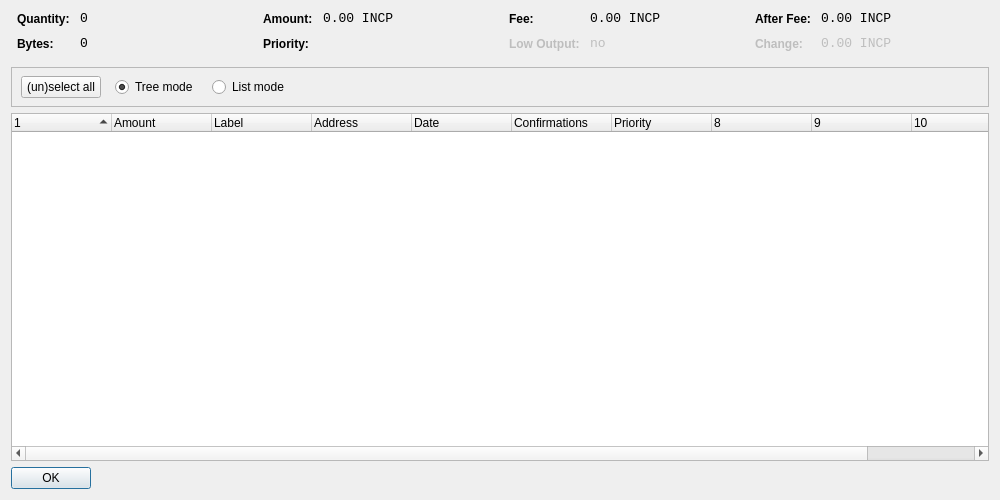
<?xml version="1.0" encoding="UTF-8"?>
<ui version="4.0">
 <class>CoinControlDialog</class>
 <widget class="QDialog" name="CoinControlDialog">
  <property name="geometry">
   <rect>
    <x>0</x>
    <y>0</y>
    <width>1000</width>
    <height>500</height>
   </rect>
  </property>
  <property name="windowTitle">
   <string>Coin Control</string>
  </property>
  <layout class="QVBoxLayout" name="verticalLayout">
   <item>
    <layout class="QHBoxLayout" name="horizontalLayoutTop" stretch="0,0,0,0">
     <property name="topMargin">
      <number>0</number>
     </property>
     <property name="bottomMargin">
      <number>10</number>
     </property>
     <item>
      <layout class="QFormLayout" name="formLayoutCoinControl1">
       <property name="horizontalSpacing">
        <number>10</number>
       </property>
       <property name="verticalSpacing">
        <number>10</number>
       </property>
       <property name="leftMargin">
        <number>6</number>
       </property>
       <property name="rightMargin">
        <number>6</number>
       </property>
       <item row="0" column="0">
        <widget class="QLabel" name="labelCoinControlQuantityText">
         <property name="styleSheet">
          <string notr="true">font-weight:bold;</string>
         </property>
         <property name="text">
          <string>Quantity:</string>
         </property>
        </widget>
       </item>
       <item row="0" column="1">
        <widget class="QLabel" name="labelCoinControlQuantity">
         <property name="font">
          <font>
           <family>Monospace</family>
           <pointsize>10</pointsize>
          </font>
         </property>
         <property name="cursor">
          <cursorShape>IBeamCursor</cursorShape>
         </property>
         <property name="contextMenuPolicy">
          <enum>Qt::ActionsContextMenu</enum>
         </property>
         <property name="text">
          <string notr="true">0</string>
         </property>
         <property name="textInteractionFlags">
          <set>Qt::LinksAccessibleByMouse|Qt::TextSelectableByKeyboard|Qt::TextSelectableByMouse</set>
         </property>
        </widget>
       </item>
       <item row="1" column="0">
        <widget class="QLabel" name="labelCoinControlBytesText">
         <property name="styleSheet">
          <string notr="true">font-weight:bold;</string>
         </property>
         <property name="text">
          <string>Bytes:</string>
         </property>
        </widget>
       </item>
       <item row="1" column="1">
        <widget class="QLabel" name="labelCoinControlBytes">
         <property name="font">
          <font>
           <family>Monospace</family>
           <pointsize>10</pointsize>
          </font>
         </property>
         <property name="cursor">
          <cursorShape>IBeamCursor</cursorShape>
         </property>
         <property name="contextMenuPolicy">
          <enum>Qt::ActionsContextMenu</enum>
         </property>
         <property name="text">
          <string notr="true">0</string>
         </property>
         <property name="textInteractionFlags">
          <set>Qt::LinksAccessibleByMouse|Qt::TextSelectableByKeyboard|Qt::TextSelectableByMouse</set>
         </property>
        </widget>
       </item>
      </layout>
     </item>
     <item>
      <layout class="QFormLayout" name="formLayoutCoinControl2">
       <property name="horizontalSpacing">
        <number>10</number>
       </property>
       <property name="verticalSpacing">
        <number>10</number>
       </property>
       <property name="leftMargin">
        <number>6</number>
       </property>
       <property name="rightMargin">
        <number>6</number>
       </property>
       <item row="0" column="0">
        <widget class="QLabel" name="labelCoinControlAmountText">
         <property name="styleSheet">
          <string notr="true">font-weight:bold;</string>
         </property>
         <property name="text">
          <string>Amount:</string>
         </property>
        </widget>
       </item>
       <item row="0" column="1">
        <widget class="QLabel" name="labelCoinControlAmount">
         <property name="font">
          <font>
           <family>Monospace</family>
           <pointsize>10</pointsize>
          </font>
         </property>
         <property name="cursor">
          <cursorShape>IBeamCursor</cursorShape>
         </property>
         <property name="contextMenuPolicy">
          <enum>Qt::ActionsContextMenu</enum>
         </property>
         <property name="text">
          <string notr="true">0.00 INCP</string>
         </property>
         <property name="textInteractionFlags">
          <set>Qt::LinksAccessibleByMouse|Qt::TextSelectableByKeyboard|Qt::TextSelectableByMouse</set>
         </property>
        </widget>
       </item>
       <item row="1" column="0">
        <widget class="QLabel" name="labelCoinControlPriorityText">
         <property name="styleSheet">
          <string notr="true">font-weight:bold;</string>
         </property>
         <property name="text">
          <string>Priority:</string>
         </property>
        </widget>
       </item>
       <item row="1" column="1">
        <widget class="QLabel" name="labelCoinControlPriority">
         <property name="font">
          <font>
           <family>Monospace</family>
           <pointsize>10</pointsize>
          </font>
         </property>
         <property name="cursor">
          <cursorShape>IBeamCursor</cursorShape>
         </property>
         <property name="contextMenuPolicy">
          <enum>Qt::ActionsContextMenu</enum>
         </property>
         <property name="text">
          <string/>
         </property>
         <property name="textInteractionFlags">
          <set>Qt::LinksAccessibleByMouse|Qt::TextSelectableByKeyboard|Qt::TextSelectableByMouse</set>
         </property>
        </widget>
       </item>
      </layout>
     </item>
     <item>
      <layout class="QFormLayout" name="formLayoutCoinControl3">
       <property name="horizontalSpacing">
        <number>10</number>
       </property>
       <property name="verticalSpacing">
        <number>10</number>
       </property>
       <property name="leftMargin">
        <number>6</number>
       </property>
       <property name="rightMargin">
        <number>6</number>
       </property>
       <item row="0" column="0">
        <widget class="QLabel" name="labelCoinControlFeeText">
         <property name="styleSheet">
          <string notr="true">font-weight:bold;</string>
         </property>
         <property name="text">
          <string>Fee:</string>
         </property>
        </widget>
       </item>
       <item row="0" column="1">
        <widget class="QLabel" name="labelCoinControlFee">
         <property name="font">
          <font>
           <family>Monospace</family>
           <pointsize>10</pointsize>
          </font>
         </property>
         <property name="cursor">
          <cursorShape>IBeamCursor</cursorShape>
         </property>
         <property name="contextMenuPolicy">
          <enum>Qt::ActionsContextMenu</enum>
         </property>
         <property name="text">
          <string notr="true">0.00 INCP</string>
         </property>
         <property name="textInteractionFlags">
          <set>Qt::LinksAccessibleByMouse|Qt::TextSelectableByKeyboard|Qt::TextSelectableByMouse</set>
         </property>
        </widget>
       </item>
       <item row="1" column="0">
        <widget class="QLabel" name="labelCoinControlLowOutputText">
         <property name="enabled">
          <bool>false</bool>
         </property>
         <property name="styleSheet">
          <string notr="true">font-weight:bold;</string>
         </property>
         <property name="text">
          <string>Low Output:</string>
         </property>
        </widget>
       </item>
       <item row="1" column="1">
        <widget class="QLabel" name="labelCoinControlLowOutput">
         <property name="enabled">
          <bool>false</bool>
         </property>
         <property name="font">
          <font>
           <family>Monospace</family>
           <pointsize>10</pointsize>
          </font>
         </property>
         <property name="cursor">
          <cursorShape>IBeamCursor</cursorShape>
         </property>
         <property name="contextMenuPolicy">
          <enum>Qt::ActionsContextMenu</enum>
         </property>
         <property name="text">
          <string notr="true">no</string>
         </property>
         <property name="textInteractionFlags">
          <set>Qt::LinksAccessibleByMouse|Qt::TextSelectableByKeyboard|Qt::TextSelectableByMouse</set>
         </property>
        </widget>
       </item>
      </layout>
     </item>
     <item>
      <layout class="QFormLayout" name="formLayoutCoinControl4">
       <property name="horizontalSpacing">
        <number>10</number>
       </property>
       <property name="verticalSpacing">
        <number>10</number>
       </property>
       <property name="leftMargin">
        <number>6</number>
       </property>
       <property name="rightMargin">
        <number>6</number>
       </property>
       <item row="0" column="0">
        <widget class="QLabel" name="labelCoinControlAfterFeeText">
         <property name="styleSheet">
          <string notr="true">font-weight:bold;</string>
         </property>
         <property name="text">
          <string>After Fee:</string>
         </property>
        </widget>
       </item>
       <item row="0" column="1">
        <widget class="QLabel" name="labelCoinControlAfterFee">
         <property name="font">
          <font>
           <family>Monospace</family>
           <pointsize>10</pointsize>
          </font>
         </property>
         <property name="cursor">
          <cursorShape>IBeamCursor</cursorShape>
         </property>
         <property name="contextMenuPolicy">
          <enum>Qt::ActionsContextMenu</enum>
         </property>
         <property name="text">
          <string notr="true">0.00 INCP</string>
         </property>
         <property name="textInteractionFlags">
          <set>Qt::LinksAccessibleByMouse|Qt::TextSelectableByKeyboard|Qt::TextSelectableByMouse</set>
         </property>
        </widget>
       </item>
       <item row="1" column="1">
        <widget class="QLabel" name="labelCoinControlChange">
         <property name="enabled">
          <bool>false</bool>
         </property>
         <property name="font">
          <font>
           <family>Monospace</family>
           <pointsize>10</pointsize>
          </font>
         </property>
         <property name="cursor">
          <cursorShape>IBeamCursor</cursorShape>
         </property>
         <property name="contextMenuPolicy">
          <enum>Qt::ActionsContextMenu</enum>
         </property>
         <property name="text">
          <string notr="true">0.00 INCP</string>
         </property>
         <property name="textInteractionFlags">
          <set>Qt::LinksAccessibleByMouse|Qt::TextSelectableByKeyboard|Qt::TextSelectableByMouse</set>
         </property>
        </widget>
       </item>
       <item row="1" column="0">
        <widget class="QLabel" name="labelCoinControlChangeText">
         <property name="enabled">
          <bool>false</bool>
         </property>
         <property name="styleSheet">
          <string notr="true">font-weight:bold;</string>
         </property>
         <property name="text">
          <string>Change:</string>
         </property>
        </widget>
       </item>
      </layout>
     </item>
    </layout>
   </item>
   <item>
    <widget class="QFrame" name="frame">
     <property name="minimumSize">
      <size>
       <width>0</width>
       <height>40</height>
      </size>
     </property>
     <property name="frameShape">
      <enum>QFrame::StyledPanel</enum>
     </property>
     <property name="frameShadow">
      <enum>QFrame::Sunken</enum>
     </property>
     <widget class="QWidget" name="horizontalLayoutWidget">
      <property name="geometry">
       <rect>
        <x>10</x>
        <y>0</y>
        <width>781</width>
        <height>41</height>
       </rect>
      </property>
      <layout class="QHBoxLayout" name="horizontalLayoutPanel" stretch="0,0,0,0">
       <property name="spacing">
        <number>14</number>
       </property>
       <item>
        <widget class="QPushButton" name="pushButtonSelectAll">
         <property name="sizePolicy">
          <sizepolicy hsizetype="Maximum" vsizetype="Fixed">
           <horstretch>0</horstretch>
           <verstretch>0</verstretch>
          </sizepolicy>
         </property>
         <property name="text">
          <string>(un)select all</string>
         </property>
        </widget>
       </item>
       <item>
        <widget class="QRadioButton" name="radioTreeMode">
         <property name="sizePolicy">
          <sizepolicy hsizetype="Maximum" vsizetype="Fixed">
           <horstretch>0</horstretch>
           <verstretch>0</verstretch>
          </sizepolicy>
         </property>
         <property name="text">
          <string>Tree mode</string>
         </property>
         <property name="checked">
          <bool>true</bool>
         </property>
        </widget>
       </item>
       <item>
        <widget class="QRadioButton" name="radioListMode">
         <property name="sizePolicy">
          <sizepolicy hsizetype="Maximum" vsizetype="Fixed">
           <horstretch>0</horstretch>
           <verstretch>0</verstretch>
          </sizepolicy>
         </property>
         <property name="text">
          <string>List mode</string>
         </property>
        </widget>
       </item>
       <item>
        <spacer name="horizontalSpacer">
         <property name="orientation">
          <enum>Qt::Horizontal</enum>
         </property>
         <property name="sizeHint" stdset="0">
          <size>
           <width>40</width>
           <height>20</height>
          </size>
         </property>
        </spacer>
       </item>
      </layout>
     </widget>
    </widget>
   </item>
   <item>
    <widget class="CoinControlTreeWidget" name="treeWidget">
     <property name="contextMenuPolicy">
      <enum>Qt::CustomContextMenu</enum>
     </property>
     <property name="sortingEnabled">
      <bool>false</bool>
     </property>
     <property name="columnCount">
      <number>11</number>
     </property>
     <attribute name="headerShowSortIndicator" stdset="0">
      <bool>true</bool>
     </attribute>
     <attribute name="headerStretchLastSection">
      <bool>false</bool>
     </attribute>
     <column>
      <property name="text">
       <string/>
      </property>
     </column>
     <column>
      <property name="text">
       <string>Amount</string>
      </property>
     </column>
     <column>
      <property name="text">
       <string>Label</string>
      </property>
     </column>
     <column>
      <property name="text">
       <string>Address</string>
      </property>
     </column>
     <column>
      <property name="text">
       <string>Date</string>
      </property>
     </column>
     <column>
      <property name="text">
       <string>Confirmations</string>
      </property>
      <property name="toolTip">
       <string>Confirmed</string>
      </property>
     </column>
     <column>
      <property name="text">
       <string>Priority</string>
      </property>
     </column>
     <column>
      <property name="text">
       <string/>
      </property>
     </column>
     <column>
      <property name="text">
       <string/>
      </property>
     </column>
     <column>
      <property name="text">
       <string/>
      </property>
     </column>
     <column>
      <property name="text">
       <string/>
      </property>
     </column>
    </widget>
   </item>
   <item>
    <widget class="QDialogButtonBox" name="buttonBox">
     <property name="sizePolicy">
      <sizepolicy hsizetype="Maximum" vsizetype="Fixed">
       <horstretch>0</horstretch>
       <verstretch>0</verstretch>
      </sizepolicy>
     </property>
     <property name="orientation">
      <enum>Qt::Horizontal</enum>
     </property>
     <property name="standardButtons">
      <set>QDialogButtonBox::Ok</set>
     </property>
    </widget>
   </item>
  </layout>
 </widget>
 <customwidgets>
  <customwidget>
   <class>CoinControlTreeWidget</class>
   <extends>QTreeWidget</extends>
   <header>coincontroltreewidget.h</header>
  </customwidget>
 </customwidgets>
 <resources/>
 <connections/>
</ui>
